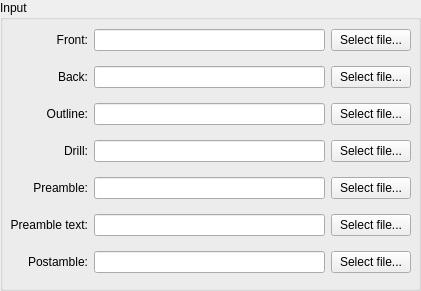
   <widget class="QGroupBox" name="inputFilesGroupBox">
    <property name="geometry">
     <rect>
      <x>10</x>
      <y>10</y>
      <width>421</width>
      <height>291</height>
     </rect>
    </property>
    <property name="title">
     <string>Input</string>
    </property>
    <widget class="QWidget" name="gridLayoutWidget">
     <property name="geometry">
      <rect>
       <x>10</x>
       <y>20</y>
       <width>401</width>
       <height>262</height>
      </rect>
     </property>
     <layout class="QGridLayout" name="inputFilesGridLayout">
      <item row="2" column="2">
       <widget class="QPushButton" name="outlinePushButton">
        <property name="toolTip">
         <string>&lt;html&gt;&lt;head/&gt;&lt;body&gt;&lt;p&gt;Cut out the board to the shape exposed in the given file. Typically, there is only a polygon in this gerber file. Alternatively, this file can contain a closed line chain (see outline -&amp;gt; fill-outline)&lt;/p&gt;&lt;/body&gt;&lt;/html&gt;</string>
        </property>
        <property name="text">
         <string>Select file...</string>
        </property>
       </widget>
      </item>
      <item row="0" column="0">
       <widget class="QLabel" name="frontLabel">
        <property name="toolTip">
         <string>&lt;html&gt;&lt;head/&gt;&lt;body&gt;&lt;p&gt;Engrave the front side according to the given file&lt;/p&gt;&lt;/body&gt;&lt;/html&gt;</string>
        </property>
        <property name="text">
         <string>Front:</string>
        </property>
        <property name="alignment">
         <set>Qt::AlignRight|Qt::AlignTrailing|Qt::AlignVCenter</set>
        </property>
       </widget>
      </item>
      <item row="1" column="0">
       <widget class="QLabel" name="backLabel">
        <property name="toolTip">
         <string>&lt;html&gt;&lt;head/&gt;&lt;body&gt;&lt;p&gt;Engrave the front side according to the given file&lt;/p&gt;&lt;/body&gt;&lt;/html&gt;</string>
        </property>
        <property name="text">
         <string>Back:</string>
        </property>
        <property name="alignment">
         <set>Qt::AlignRight|Qt::AlignTrailing|Qt::AlignVCenter</set>
        </property>
       </widget>
      </item>
      <item row="2" column="0">
       <widget class="QLabel" name="outlinLabel">
        <property name="toolTip">
         <string>&lt;html&gt;&lt;head/&gt;&lt;body&gt;&lt;p&gt;Cut out the board to the shape exposed in the given file. Typically, there is only a polygon in this gerber file. Alternatively, this file can contain a closed line chain (see outline -&amp;gt; fill-outline)&lt;/p&gt;&lt;/body&gt;&lt;/html&gt;</string>
        </property>
        <property name="text">
         <string>Outline:</string>
        </property>
        <property name="alignment">
         <set>Qt::AlignRight|Qt::AlignTrailing|Qt::AlignVCenter</set>
        </property>
       </widget>
      </item>
      <item row="3" column="2">
       <widget class="QPushButton" name="drillPushButton">
        <property name="toolTip">
         <string>&lt;html&gt;&lt;head/&gt;&lt;body&gt;&lt;p&gt;Convert the given file (containing drill sizes and positions) to G-code&lt;/p&gt;&lt;/body&gt;&lt;/html&gt;</string>
        </property>
        <property name="text">
         <string>Select file...</string>
        </property>
       </widget>
      </item>
      <item row="3" column="0">
       <widget class="QLabel" name="drillLabel">
        <property name="toolTip">
         <string>&lt;html&gt;&lt;head/&gt;&lt;body&gt;&lt;p&gt;Convert the given file (containing drill sizes and positions) to G-code&lt;/p&gt;&lt;/body&gt;&lt;/html&gt;</string>
        </property>
        <property name="text">
         <string>Drill:</string>
        </property>
        <property name="alignment">
         <set>Qt::AlignRight|Qt::AlignTrailing|Qt::AlignVCenter</set>
        </property>
       </widget>
      </item>
      <item row="4" column="2">
       <widget class="QPushButton" name="preamblePushButton">
        <property name="toolTip">
         <string>&lt;html&gt;&lt;head/&gt;&lt;body&gt;&lt;p&gt;Gcode preamble file, inserted at the very beginning&lt;/p&gt;&lt;/body&gt;&lt;/html&gt;</string>
        </property>
        <property name="text">
         <string>Select file...</string>
        </property>
       </widget>
      </item>
      <item row="5" column="1">
       <widget class="QLineEdit" name="preambletextLineEdit">
        <property name="toolTip">
         <string>&lt;html&gt;&lt;head/&gt;&lt;body&gt;&lt;p&gt;Gcode text preamble file, inserted at the very beginning (before the preamble) as a comment. All the rounded parenthesis will be converted to angled parenthesis (due to gcode's comments limitations). You can use this to include the license header at the top of the gcode output files&lt;/p&gt;&lt;/body&gt;&lt;/html&gt;</string>
        </property>
       </widget>
      </item>
      <item row="5" column="2">
       <widget class="QPushButton" name="preambletextPushButton">
        <property name="toolTip">
         <string>&lt;html&gt;&lt;head/&gt;&lt;body&gt;&lt;p&gt;Gcode text preamble file, inserted at the very beginning (before the preamble) as a comment. All the rounded parenthesis will be converted to angled parenthesis (due to gcode's comments limitations). You can use this to include the license header at the top of the gcode output files&lt;/p&gt;&lt;/body&gt;&lt;/html&gt;</string>
        </property>
        <property name="text">
         <string>Select file...</string>
        </property>
       </widget>
      </item>
      <item row="6" column="0">
       <widget class="QLabel" name="postambleLabel">
        <property name="toolTip">
         <string>&lt;html&gt;&lt;head/&gt;&lt;body&gt;&lt;p&gt;Gcode postamble file, inserted before M9 and M2&lt;/p&gt;&lt;/body&gt;&lt;/html&gt;</string>
        </property>
        <property name="text">
         <string>Postamble:</string>
        </property>
        <property name="alignment">
         <set>Qt::AlignRight|Qt::AlignTrailing|Qt::AlignVCenter</set>
        </property>
       </widget>
      </item>
      <item row="6" column="1">
       <widget class="QLineEdit" name="postambleLineEdit">
        <property name="toolTip">
         <string>&lt;html&gt;&lt;head/&gt;&lt;body&gt;&lt;p&gt;Gcode postamble file, inserted before M9 and M2&lt;/p&gt;&lt;/body&gt;&lt;/html&gt;</string>
        </property>
       </widget>
      </item>
      <item row="6" column="2">
       <widget class="QPushButton" name="postamblePushButton">
        <property name="toolTip">
         <string>&lt;html&gt;&lt;head/&gt;&lt;body&gt;&lt;p&gt;Gcode postamble file, inserted before M9 and M2&lt;/p&gt;&lt;/body&gt;&lt;/html&gt;</string>
        </property>
        <property name="text">
         <string>Select file...</string>
        </property>
       </widget>
      </item>
      <item row="4" column="0">
       <widget class="QLabel" name="preambleLabel">
        <property name="toolTip">
         <string>&lt;html&gt;&lt;head/&gt;&lt;body&gt;&lt;p&gt;Gcode preamble file, inserted at the very beginning&lt;/p&gt;&lt;/body&gt;&lt;/html&gt;</string>
        </property>
        <property name="text">
         <string>Preamble:</string>
        </property>
        <property name="alignment">
         <set>Qt::AlignRight|Qt::AlignTrailing|Qt::AlignVCenter</set>
        </property>
       </widget>
      </item>
      <item row="4" column="1">
       <widget class="QLineEdit" name="preambleLineEdit">
        <property name="toolTip">
         <string>&lt;html&gt;&lt;head/&gt;&lt;body&gt;&lt;p&gt;Gcode preamble file, inserted at the very beginning&lt;/p&gt;&lt;/body&gt;&lt;/html&gt;</string>
        </property>
       </widget>
      </item>
      <item row="5" column="0">
       <widget class="QLabel" name="preambletextLabel">
        <property name="toolTip">
         <string>&lt;html&gt;&lt;head/&gt;&lt;body&gt;&lt;p&gt;Gcode text preamble file, inserted at the very beginning (before the preamble) as a comment. All the rounded parenthesis will be converted to angled parenthesis (due to gcode's comments limitations). You can use this to include the license header at the top of the gcode output files&lt;/p&gt;&lt;/body&gt;&lt;/html&gt;</string>
        </property>
        <property name="text">
         <string>Preamble text:</string>
        </property>
        <property name="alignment">
         <set>Qt::AlignRight|Qt::AlignTrailing|Qt::AlignVCenter</set>
        </property>
       </widget>
      </item>
      <item row="0" column="1">
       <widget class="QLineEdit" name="frontLineEdit">
        <property name="toolTip">
         <string>&lt;html&gt;&lt;head/&gt;&lt;body&gt;&lt;p&gt;Engrave the front side according to the given file&lt;/p&gt;&lt;/body&gt;&lt;/html&gt;</string>
        </property>
       </widget>
      </item>
      <item row="1" column="1">
       <widget class="QLineEdit" name="backLineEdit">
        <property name="toolTip">
         <string>&lt;html&gt;&lt;head/&gt;&lt;body&gt;&lt;p&gt;Engrave the front side according to the given file&lt;/p&gt;&lt;/body&gt;&lt;/html&gt;</string>
        </property>
       </widget>
      </item>
      <item row="2" column="1">
       <widget class="QLineEdit" name="outlineLineEdit">
        <property name="toolTip">
         <string>&lt;html&gt;&lt;head/&gt;&lt;body&gt;&lt;p&gt;Cut out the board to the shape exposed in the given file. Typically, there is only a polygon in this gerber file. Alternatively, this file can contain a closed line chain (see outline -&amp;gt; fill-outline)&lt;/p&gt;&lt;/body&gt;&lt;/html&gt;</string>
        </property>
       </widget>
      </item>
      <item row="3" column="1">
       <widget class="QLineEdit" name="drillLineEdit">
        <property name="toolTip">
         <string>&lt;html&gt;&lt;head/&gt;&lt;body&gt;&lt;p&gt;Convert the given file (containing drill sizes and positions) to G-code&lt;/p&gt;&lt;/body&gt;&lt;/html&gt;</string>
        </property>
       </widget>
      </item>
      <item row="0" column="2">
       <widget class="QPushButton" name="frontPushButton">
        <property name="toolTip">
         <string>&lt;html&gt;&lt;head/&gt;&lt;body&gt;&lt;p&gt;Engrave the front side according to the given file&lt;/p&gt;&lt;/body&gt;&lt;/html&gt;</string>
        </property>
        <property name="text">
         <string>Select file...</string>
        </property>
       </widget>
      </item>
      <item row="1" column="2">
       <widget class="QPushButton" name="backPushButton">
        <property name="toolTip">
         <string>&lt;html&gt;&lt;head/&gt;&lt;body&gt;&lt;p&gt;Engrave the front side according to the given file&lt;/p&gt;&lt;/body&gt;&lt;/html&gt;</string>
        </property>
        <property name="text">
         <string>Select file...</string>
        </property>
       </widget>
      </item>
     </layout>
    </widget>
   </widget>
